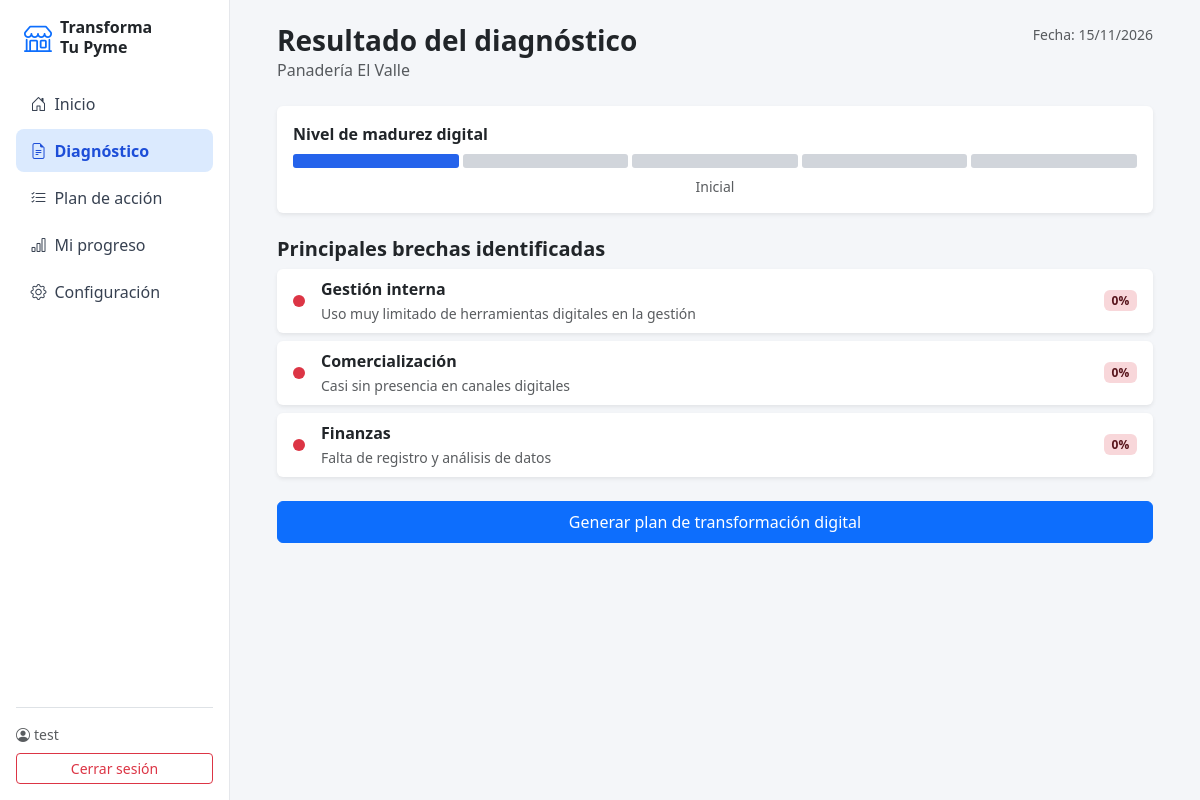
/diagnostico/ (signed in), run on the app's committed database.
### cuentas/models.py (models this page shows, shortened)
class Pyme(models.Model):
    usuario = models.ForeignKey(settings.AUTH_USER_MODEL, on_delete=models.CASCADE, related_name='pymes')
    nombre = models.CharField(max_length=120)
    rubro = models.CharField(max_length=80)
    tamano = models.CharField('tamaño', max_length=40)
    region = models.CharField(max_length=80)

class Diagnostico(models.Model):
    pyme = models.ForeignKey(Pyme, on_delete=models.CASCADE, related_name='diagnosticos')
    fecha = models.DateField(auto_now_add=True)
    nivel = models.PositiveSmallIntegerField(default=1, help_text='Madurez digital de 1 a 5')
    class Meta:
        ordering = ['-fecha', '-id']
    @property
    def nivel_texto(self):
        return {1: 'Inicial', 2: 'Básico', 3: 'Intermedio', 4: 'Avanzado', 5: 'Líder'}.get(self.nivel, '')

class Brecha(models.Model):
    diagnostico = models.ForeignKey(Diagnostico, on_delete=models.CASCADE, related_name='brechas')
    area = models.CharField(max_length=20, choices=Area.choices)
    detalle = models.CharField(max_length=200)
    severidad = models.PositiveSmallIntegerField(choices=Prioridad.choices, default=Prioridad.MEDIA)
    puntaje = models.PositiveSmallIntegerField(default=0, help_text='Puntaje del área, de 0 a 100')
    class Meta:
        ordering = ['-severidad', 'id']
    @property
    def color(self):
        return COLOR_PRIORIDAD[self.severidad]

### cuentas/views.py (the view)
# urls.py: path('diagnostico/', views.diagnostico, name='diagnostico'),
@login_required
def diagnostico(request):
    pyme, diag = _pyme_y_diagnostico(request)
    if diag is None:
        return _sin_diagnostico(request)
    return render(request, 'cuentas/diagnostico.html', {
        'activo': 'diagnostico', 'pyme': pyme, 'diag': diag,
        'brechas': diag.brechas.all(), 'niveles': range(1, 6),
    })

### cuentas/views.py (called while the page is built)
def _pyme_actual(request):
    pymes = request.user.pymes.all()
    pyme_id = request.session.get('pyme_id')
    pyme = pymes.filter(id=pyme_id).first() if pyme_id else None
    return pyme or pymes.first()

def _pyme_y_diagnostico(request):
    pyme = _pyme_actual(request)
    diag = pyme.diagnosticos.first() if pyme else None
    return pyme, diag

### cuentas/templates/cuentas/diagnostico.html (shortened to what this page needs)
{% extends 'cuentas/base.html' %}
{% block content %}
<div class="d-flex justify-content-between align-items-start">
    <div>
        <h3 class="fw-bold mb-0">Resultado del diagnóstico</h3>
        <div class="text-muted">{{ pyme.nombre }}</div>
    </div>
    <small class="text-muted">Fecha: {{ diag.fecha|date:"d/m/Y" }}</small>
</div>
<div class="card border-0 shadow-sm my-4">
    <div class="card-body">
        <div class="fw-semibold mb-2">Nivel de madurez digital</div>
        <div class="d-flex gap-1 mb-2">
            {% for n in niveles %}
                <div class="nivel-segmento {% if n <= diag.nivel %}on{% endif %}"></div>
            {% endfor %}
        </div>
        <div class="text-center text-muted small">{{ diag.nivel_texto }}</div>
    </div>
</div>
<h5 class="fw-bold">Principales brechas identificadas</h5>
{% for b in brechas %}
<div class="card border-0 shadow-sm mb-2">
    <div class="card-body py-2 d-flex align-items-center gap-3">
        <span class="punto bg-{{ b.color }}"></span>
        <div>
            <div class="fw-semibold">{{ b.get_area_display }}</div>
            <small class="text-muted">{{ b.detalle }}</small>
        </div>
        <span class="badge bg-{{ b.color }}-subtle text-{{ b.color }}-emphasis ms-auto">{{ b.puntaje }}%</span>
    </div>
</div>
{% endfor %}
<form method="POST" action="{% url 'generar_plan' %}">
    <button type="submit" class="btn btn-primary w-100 py-2 mt-3">Generar plan de transformación digital</button>
</form>
{% endblock %}

### cuentas/templates/cuentas/base.html (shortened to what this page needs)
<!DOCTYPE html>
<html lang="es">
<head>
    <link href="https://cdn.jsdelivr.net/npm/bootstrap@5.3.0/dist/css/bootstrap.min.css" rel="stylesheet">
    <link href="https://cdn.jsdelivr.net/npm/bootstrap-icons@1.11.3/font/bootstrap-icons.css" rel="stylesheet">
</head>
<body>
<div class="d-flex">
    <aside class="sidebar p-3 d-none d-md-flex flex-column">
        <div class="d-flex align-items-center gap-2 mb-4 px-2">
            <i class="bi bi-shop fs-3 text-primary"></i>
            <strong class="lh-sm">Transforma<br>Tu Pyme</strong>
        </div>
        <nav class="nav flex-column gap-1">
            <a class="nav-link {% if activo == 'inicio' %}active{% endif %}" href="{% url 'home' %}"><i class="bi bi-house-door me-2"></i>Inicio</a>
            <a class="nav-link {% if activo == 'diagnostico' %}active{% endif %}" href="{% url 'diagnostico' %}"><i class="bi bi-file-earmark-text me-2"></i>Diagnóstico</a>
            <a class="nav-link {% if activo == 'plan' %}active{% endif %}" href="{% url 'plan' %}"><i class="bi bi-list-check me-2"></i>Plan de acción</a>
            <a class="nav-link {% if activo == 'progreso' %}active{% endif %}" href="{% url 'seguimiento' %}"><i class="bi bi-bar-chart me-2"></i>Mi progreso</a>
            <a class="nav-link" href="#"><i class="bi bi-gear me-2"></i>Configuración</a>
        </nav>
        <div class="mt-auto border-top pt-3 small">
            <div class="text-muted mb-2"><i class="bi bi-person-circle me-1"></i>{{ user.username }}</div>
            <a href="{% url 'logout' %}" class="btn btn-outline-danger btn-sm w-100">Cerrar sesión</a>
        </div>
    </aside>
    <main class="flex-grow-1 p-4">
        <div class="container-lg" style="max-width: 900px;">
            {% block content %}{% endblock %}
        </div>
    </main>
</div>
</body>
</html>

### cuentas/templates/cuentas/base.html (style rules this page uses)
body { background: #f4f6f9; }
.sidebar { width: 230px; min-height: 100vh; background: #fff; border-right: 1px solid #e5e7eb; }
.sidebar .nav-link { color: #374151; border-radius: .5rem; padding: .6rem .9rem; }
.sidebar .nav-link.active { background: #dbeafe; color: #1d4ed8; font-weight: 600; }
.nivel-segmento { height: 14px; flex: 1; border-radius: 3px; background: #d1d5db; }
.nivel-segmento.on { background: #2563eb; }
.punto { width: 12px; height: 12px; border-radius: 50%; display: inline-block; }

### data on the page
Pyme: nombre "Panadería El Valle"
Diagnostico: fecha "15/11/2026", nivel_texto "Inicial"
Brecha: area "Gestión interna", detalle "Uso muy limitado de herramientas digitales en la gestión", puntaje "0"
Brecha: area "Comercialización", detalle "Casi sin presencia en canales digitales", puntaje "0"
Brecha: area "Finanzas", detalle "Falta de registro y análisis de datos", puntaje "0"

### other printed values
{{ user.username }} "test"
